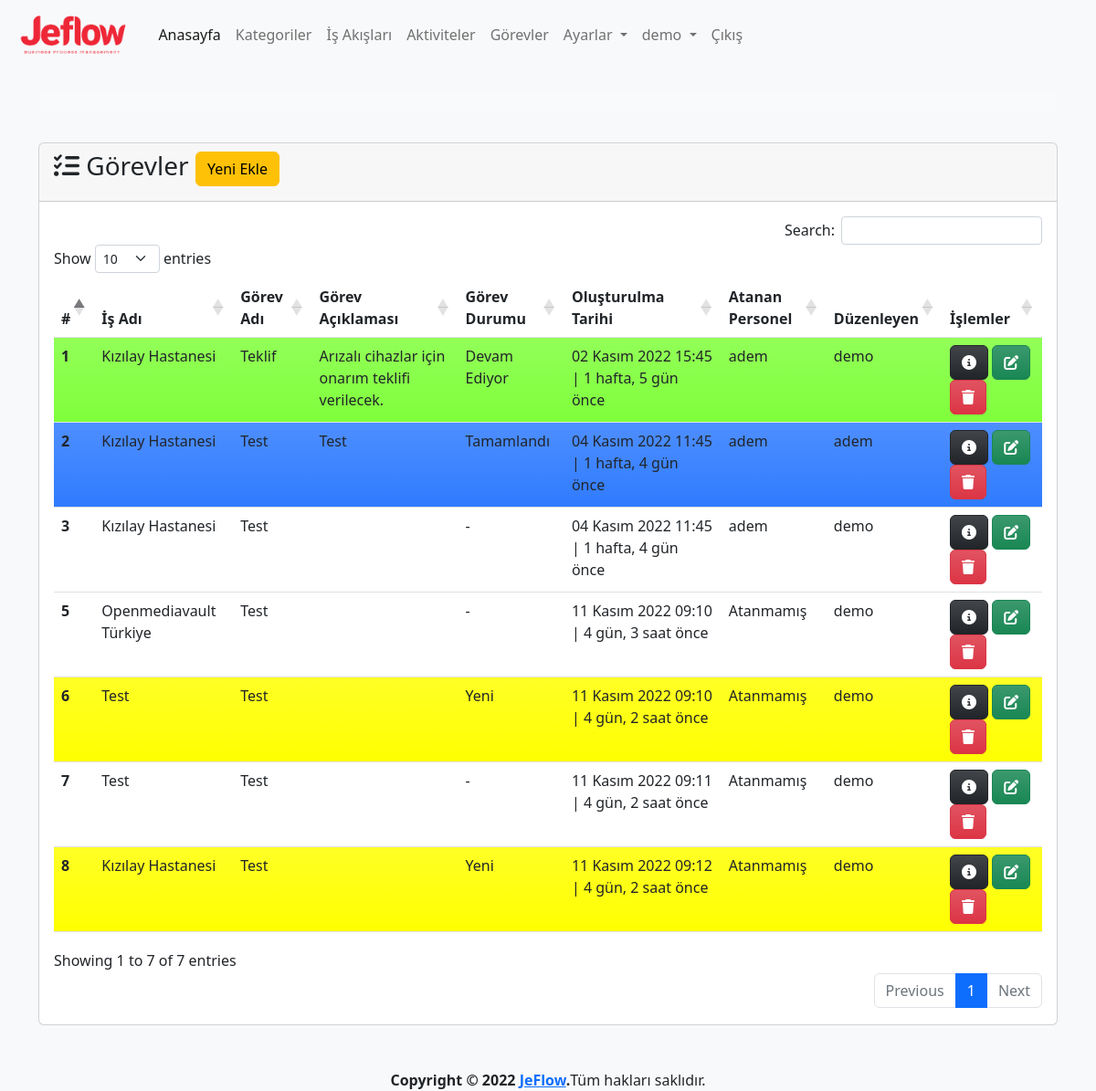
The page /task/ (signed in) on the database as committed earlier.
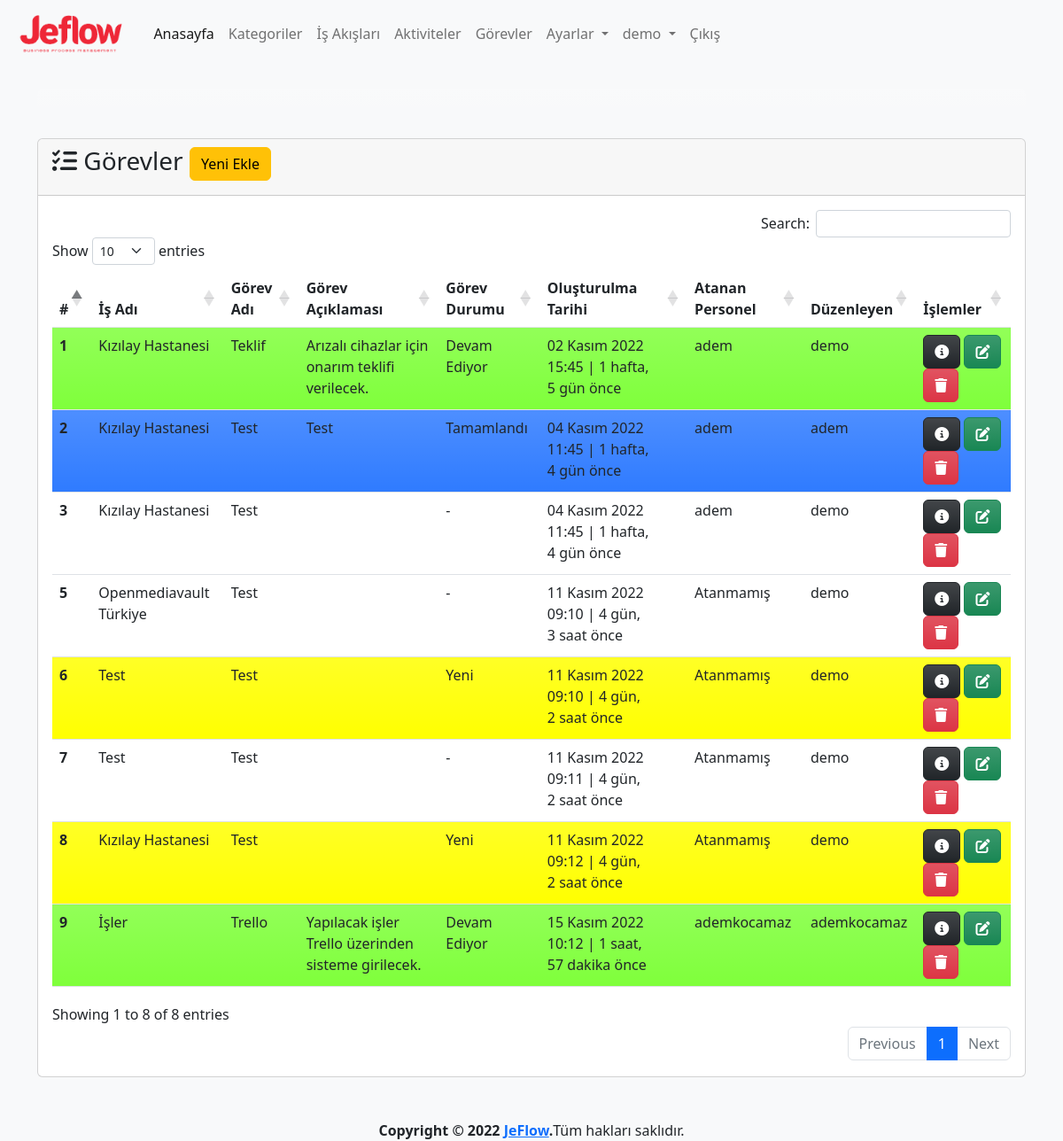
The same page on the database as committed later.
### app/models.py (models this page shows, shortened)
class Task(models.Model):
    process=models.ForeignKey(Process,on_delete=models.CASCADE,verbose_name='İş Adı')
    name=models.CharField(max_length=500,verbose_name='Görev Adı')
    description=models.TextField(verbose_name='Görev Açıklaması', blank=True, null=True)
    state=models.ForeignKey(State, on_delete=models.SET_NULL,verbose_name='Durum', blank=True, null=True)
    assigned_user=models.ForeignKey(User,on_delete=models.SET_NULL,related_name='assigned_user',verbose_name='Atanan Personel', blank=True, null=True)
    created_date=models.DateTimeField(auto_now_add=True, verbose_name='Oluşturulma Tarihi')
    user=models.ForeignKey(User,on_delete=models.CASCADE,verbose_name='Kullanıcı', blank=True, null=True)
    class Meta:
        verbose_name='Görev'
        verbose_name_plural='Görevler'

class Process(models.Model):
    category=models.ForeignKey(Category,on_delete=models.CASCADE,verbose_name='Kategori')
    name=models.CharField(max_length=500,verbose_name='İş Akış Adı')
    description=models.TextField(verbose_name='İş Akış Açıklaması', blank=True, null=True)
    state=models.ForeignKey(State, on_delete=models.SET_NULL,verbose_name='Durum', blank=True, null=True)
    created_date=models.DateTimeField(auto_now_add=True, verbose_name='Oluşturulma Tarihi')
    user=models.ForeignKey(User,on_delete=models.CASCADE,verbose_name='Kullanıcı', blank=True, null=True)
    def __str__(self):
        return self.name # + ' - ' + self.created_date.strftime("%d.%m.%Y, %H:%M:%S")
    class Meta:
        verbose_name='İş Akışı'
        verbose_name_plural='İş Akışları'

class State(models.Model):
    name=models.CharField(max_length=100,verbose_name='Durum')
    description=models.TextField(verbose_name='Açıklama', blank=True, null=True)
    color=ColorField(default='#FFFFFF',verbose_name='Renk')
    created_date=models.DateTimeField(auto_now_add=True, verbose_name='Oluşturulma Tarihi', blank=True, null=True)
    user=models.ForeignKey(User,on_delete=models.PROTECT,verbose_name='Kullanıcı', blank=True, null=True)
    def __str__(self):
        return self.name
    class Meta:
        verbose_name='Durum'
        verbose_name_plural='Durumlar'

### app/views.py (the view, shortened to what this page needs)
# urls.py: path('task/', views.task, name='task'),
@login_required(login_url='/user/login/')
def task(request):
    state=get_object_or_404(State,name='Yeni')
    task_form=TaskForm(initial={'state':state})
    tasks = Task.objects.order_by('created_date')
    context = {
        'task_form':task_form,
        'tasks': tasks
    }
    return render(request, 'app/task.html', context)

### app/forms.py
class TaskForm(forms.ModelForm):
    class Meta:
        model=Task
        fields=('process','name','description','assigned_user','state')

### templates/app/task.html (shortened to what this page needs)
{% extends 'layout.html' %}
{% load humanize %}
{% block content %}
{% load crispy_forms_tags %}
<div class="row mt-3">
    <div class="col-md-12">
        <div class="card">
            <div class="card-header">
                <h3 class="card-title">
                    <i class="fa-solid fa-list-check"></i>
                    Görevler
                    <button type="button" class="btn btn-warning" data-bs-toggle="modal" data-bs-target="#taskModal">
                        Yeni Ekle
                    </button>
                </h3>
            </div>
            <div class="card-body">
                {% if tasks %}
                <table id="task" class="table table-hover">
                    <thead>
                        <tr>
                            <th scope="col">#</th>
                            <th scope="col">İş Adı</th>
                            <th scope="col">Görev Adı</th>
                            <th scope="col">Görev Açıklaması</th>
                            <th scope="col">Görev Durumu</th>
                            <th scope="col">Oluşturulma Tarihi</th>
                            <th scope="col">Atanan Personel</th>
                            <th scope="col">Düzenleyen</th>
                            <th scope="col">İşlemler</th>
                        </tr>
                    </thead>
                    <tbody>
                        {% for task in tasks %}
                        <tr class="bg-gradient" style="background-color: {{ task.state.color }}">
                            <th scope="row">{{ task.id }}</th>
                            <td>{{ task.process }}</td>
                            <td>{{ task.name }}</td>
                            <td>{{ task.description }}</td>
                            <td>
                                {% if task.state is not None %}
                                {{task.state}}
                                {% else %}
                                -
                                {% endif %}
                            </td>
                            <td>{{ task.created_date }} | {{ task.created_date | timesince}} önce</td>
                            <td>
                                {% if task.assigned_user is not None%}
                                {{ task.assigned_user }}
                                {% else %}
                                Atanmamış
                                {% endif %}
                            </td>
                            <td>{{ task.user }}</td>
                            <td>
                                <a href="{% url 'task_detail' task.id %}" class="btn btn-dark bg-gradient"
                                    data-bs-toggle="popover" data-bs-trigger="hover" data-bs-title="Detaylar"
                                    data-bs-content="Seçili satırdaki kaydın detaylarını görüntüler.">
                                    <i class="fa-solid fa-circle-info"></i>
                                </a>
                                <a class="btn btn-success bg-gradient" href="{% url 'task_update' task.id %}"
                                    data-bs-toggle="popover" data-bs-trigger="hover" data-bs-title="Düzenle"
                                    data-bs-content="Seçili satırdaki kaydı düzenler.">
                                    <i class="fa-solid fa-pen-to-square"></i>
                                </a>
                                <a class="btn btn-danger bg-gradient" href="{% url 'task_delete' task.id %}"
                                    data-bs-toggle="popover" data-bs-trigger="hover" data-bs-title="Sil"
                                    data-bs-content="Seçili satırdaki kaydı siler.">
                                    <i class="fa-solid fa-trash"></i>
                                </a>
                            </td>
                        </tr>
                        {% endfor %}
                    </tbody>
                </table>
                {% else %}
                <div class="alert alert-warning">
                    <p>Görev bulunamadı.</p>
                </div>
                {% endif %}
            </div>
        </div>
    </div>
</div>
{% endblock %}

### templates/layout.html (shortened to what this page needs)
{% load static %}
<!doctype html>
<html lang="tr">
<head>
  <link href="https://cdn.jsdelivr.net/npm/bootstrap@5.2.2/dist/css/bootstrap.min.css" rel="stylesheet"
>
  <link rel="stylesheet" href="{% static 'css/jeflow.css' %}">
  <link href="https://cdn.jsdelivr.net/npm/select2@4.1.0-rc.0/dist/css/select2.min.css" rel="stylesheet" />
  <link rel="stylesheet" type="text/css" href="https://cdn.datatables.net/1.12.1/css/dataTables.bootstrap5.min.css">
  <link rel="stylesheet" type="text/css"
    href="https://cdn.datatables.net/responsive/2.3.0/css/responsive.dataTables.min.css">
  <link rel="stylesheet" type="text/css" href="https://cdn.datatables.net/buttons/2.2.3/css/buttons.bootstrap5.min.css">
</head>
<body class="bg-light">
  <header>
    <nav class="navbar navbar-expand-lg navbar-light">
      <div class="container-fluid">
        <a class="navbar-brand" href="{% url 'index' %}">
          <img class="logo" src="{% static 'img/logo-text.png' %}" alt="JeFlow">
        </a>
        <div class="collapse navbar-collapse" id="navbarNavDropdown">
          <ul class="navbar-nav">
            <li class="nav-item">
              <a class="nav-link active" aria-current="page" href="{% url 'index' %}">Anasayfa</a>
            </li>
            {% if user.is_authenticated %}
            <li class="nav-item">
              <a class="nav-link" href="{% url 'category' %}">Kategoriler</a>
            </li>
            <li class="nav-item">
              <a class="nav-link" href="{% url 'process' %}">İş Akışları</a>
            </li>
            <li class="nav-item">
              <a class="nav-link" href="{% url 'activity' %}">Aktiviteler</a>
            </li>
            <li class="nav-item">
              <a class="nav-link" href="{% url 'task' %}">Görevler</a>
            </li>
            <li class="nav-item dropdown">
              <a class="nav-link dropdown-toggle" href="{% url 'settings' %}" role="button" data-bs-toggle="dropdown"
                aria-expanded="false">
                Ayarlar
              </a>
            </li>
            <li class="nav-item dropdown">
              <a class="nav-link dropdown-toggle" href="{% url 'profile' %}" role="button" data-bs-toggle="dropdown"
                aria-expanded="false">
                {{ user }}
              </a>
            </li>
            <li class="nav-item">
              <a class="nav-link" href="javascript:{document.getElementById('logout').submit()}">Çıkış</a>
            </li>
            {% else %}
            <li class="nav-item">
              <a class="nav-link" href="{% url 'register' %}">Kayıt Ol</a>
            </li>
            {% endif %}
          </ul>
        </div>
      </div>
    </nav>
  </header>
  <main>
    <div class="container mt-4">
      <div class="row mb-3">
        <div class="col-md-12">
          <div class="card border-0 text-center text-bg-light bg-gradient">
            <div class="card-body">
            </div>
          </div>
        </div>
      </div>
      {% block content %}
      {% endblock %}
    </div>
  </main>
  <footer class="mt-5">
    <div class="d-flex justify-content-center">
      <strong>Copyright &copy; 2022 <a href="http://jeflow.herokuapp.com">JeFlow</a>.</strong>
      Tüm hakları saklıdır.
    </div>
  </footer>
</body>
</html>

### static/css/jeflow.css (style rules this page uses)
img.logo { height: 50px; }

Rows that differ between the two databases and show on the page:
added Task: id "9", process "İşler", name "Trello", description "Yapılacak işler Trello üzerinden sisteme girilecek.", state "Devam Ediyor", created_date "15 Kasım 2022 10:12", created_date "1 saat, 57 dakika", assigned_user "ademkocamaz", user "ademkocamaz"
Other text that changed with them:
text written by a page script: "Search: Show entries Showing 1 to 7 of 7 entries Previous 1 Next" → "Search: Show entries Showing 1 to 8 of 8 entries Previous 1 Next"
